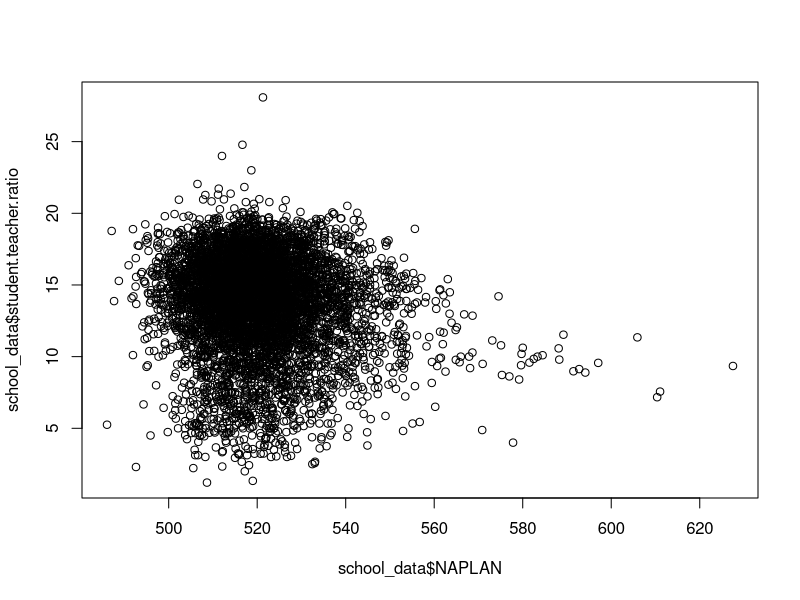
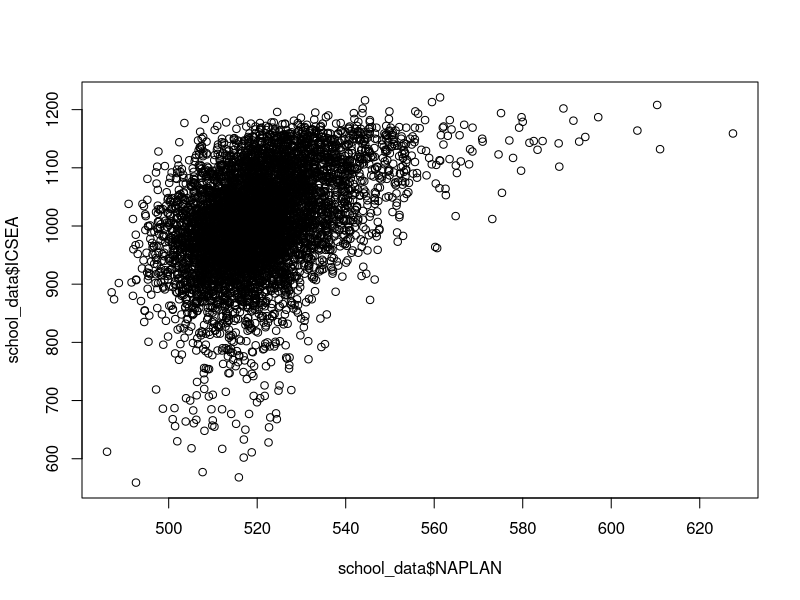

These charts were generated, in order, by the following R code:
library(readxl)
library(dplyr)
library(tidyr)
library(caret)

profile_data = read_excel("School Profile 2023.xlsx", sheet = 2)
numeracy_data = read.csv("2023NAPLAN_scores_yr5.csv")
location_data = read_excel("School Location 2023.xlsx", sheet = 2)
metrics_data = read_excel("school_metrics_2023.xlsx", sheet = 2)

school_data = inner_join(profile_data, metrics_data, by = "ACARA.SML.ID")
school_data = inner_join(school_data, location_data, by = "ACARA.SML.ID")
school_data = inner_join(school_data, numeracy_data, by = "ACARA.SML.ID")
school_data %>% filter(school_data$`Calendar Year.x` == 2023)
school_data <- school_data %>%
  drop_na()
summary(school_data)

# Exploring data
school_data$student.teacher.ratio = school_data$`Full Time Equivalent Enrolments` / school_data$`Full Time Equivalent Teaching Staff` # Uses equivalent columns
cor(school_data$student.teacher.ratio, school_data$NAPLAN) # from this, near zero correlation
plot(school_data$NAPLAN, school_data$student.teacher.ratio)

cor(school_data$ICSEA, school_data$NAPLAN, use = "complete.obs") # Relatively solid positive correlation
plot(school_data$NAPLAN, school_data$ICSEA)

# Model Fitting
set.seed(69420)
k <- 10 # Number of folds for cross-validation
train_control <- trainControl(method = "cv", number = k)

naplan_model_knn <- train(NAPLAN ~ State.x + `School Sector.x` + ICSEA + sport_index + teach_edu_index + stu_atd + teach_tenure + student.teacher.ratio, data = school_data, method = "knn", trControl = train_control)
print(naplan_model_knn)
